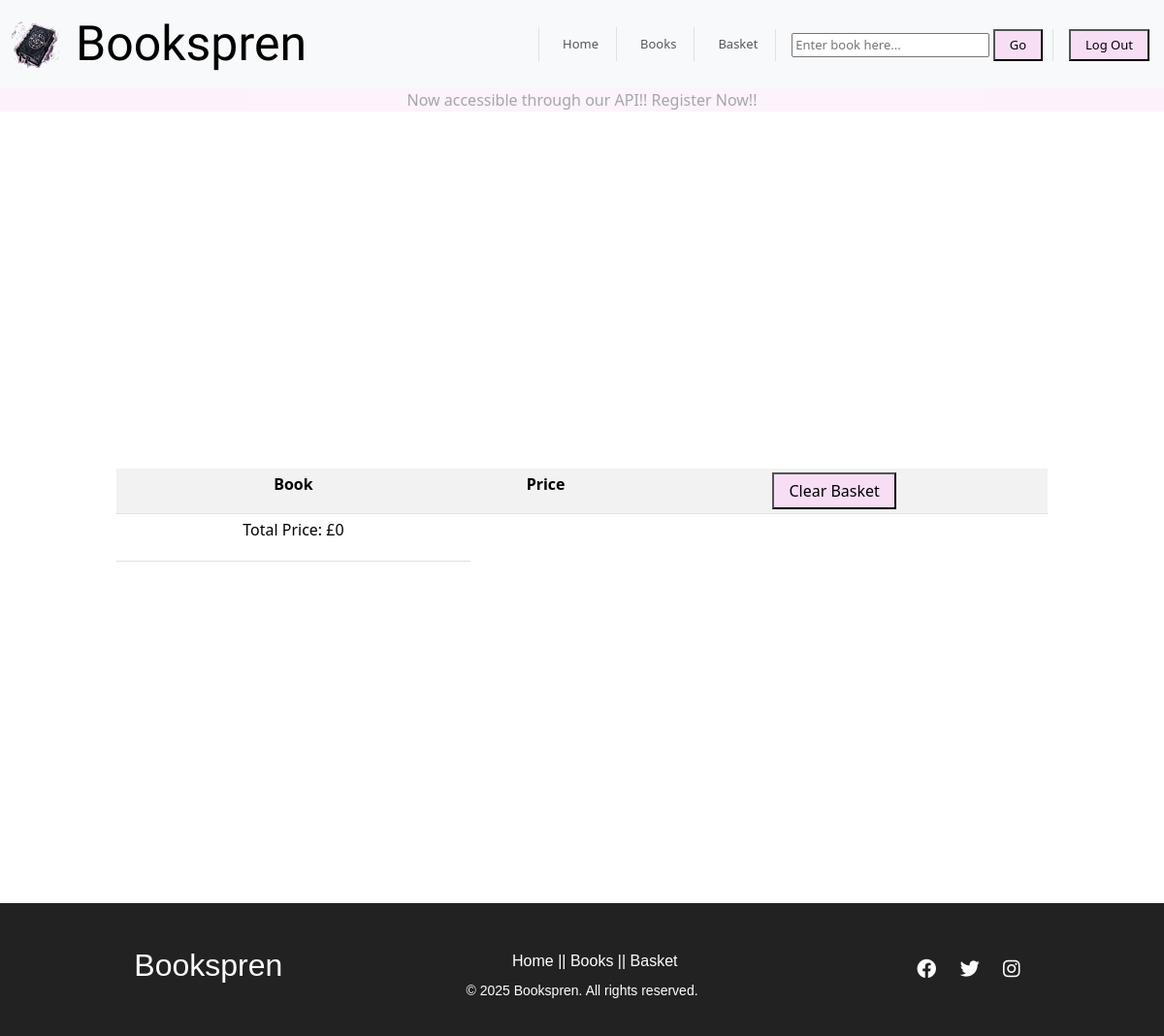
Page /cart/ (signed in) on the earlier database version.
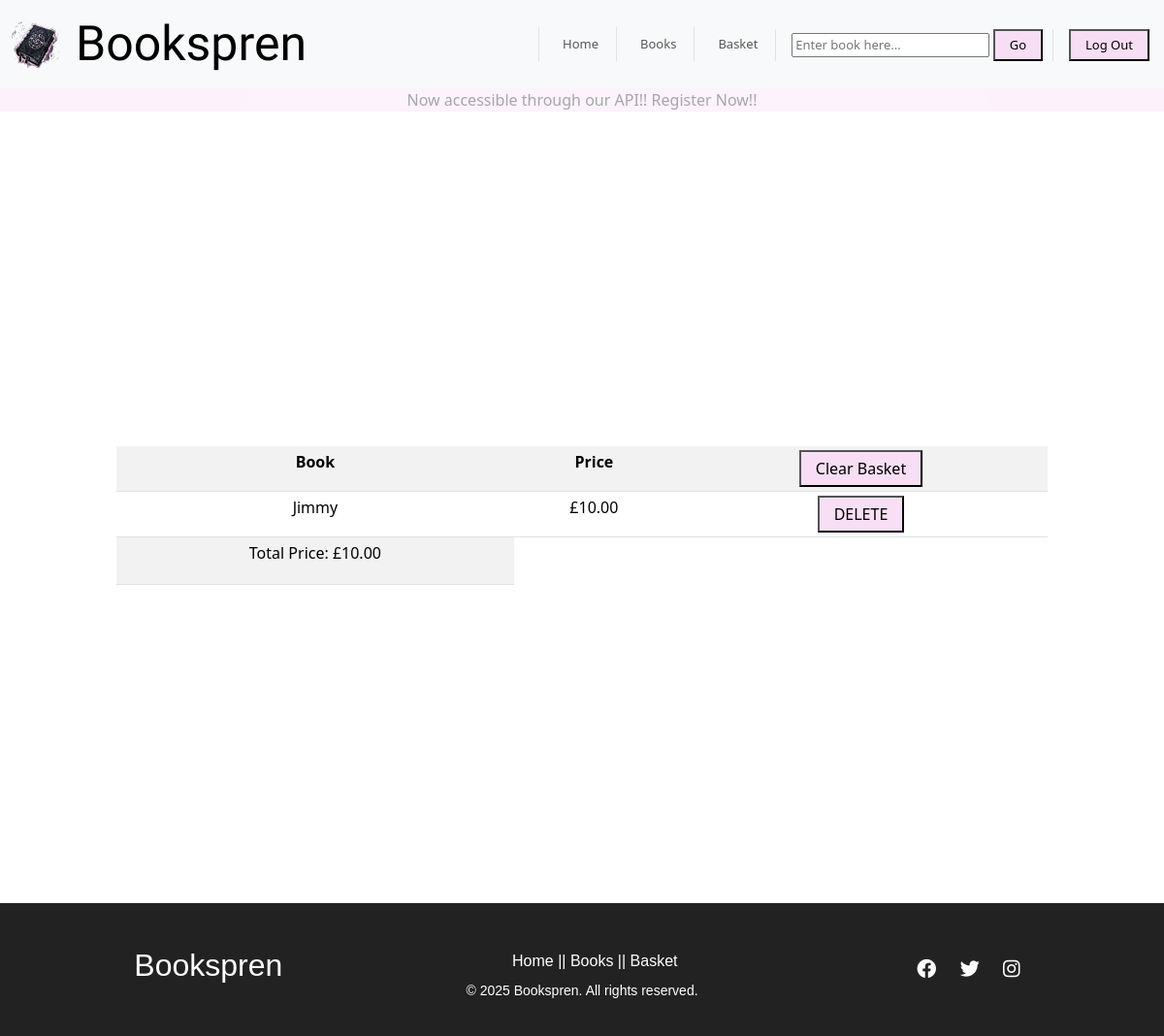
Same page on the later database version.
### apps/cart/models.py (models this page shows, shortened)
class Cart(models.Model):
    user_id = models.ForeignKey(CustomUser, on_delete=models.SET_NULL, null=True)
    book = models.ForeignKey(Books, on_delete=models.SET_NULL, null = True)

### apps/api/models.py (models this page shows, shortened)
class Books(models.Model):
    class Meta:
        verbose_name_plural = 'Books'
    title = models.CharField(max_length=200)
    author = models.ForeignKey(Author, on_delete=models.CASCADE, related_name="books")
    category = models.ForeignKey(Category, on_delete=models.SET_NULL, null=True, related_name="books")
    description = models.TextField()
    price = models.DecimalField(max_digits=10, decimal_places=2)
    stock = models.PositiveIntegerField(default=0)
    cover_image = models.ImageField(upload_to='book_pics/', blank=True, null=True)
    published_date = models.DateField()
    isbn = models.CharField(max_length=13, unique=True)

### apps/cart/views.py (the view)
# urls.py: path('', views.cart, name="cart"),
@login_required
def cart(request):
    cart_items = Cart.objects.filter(user_id=request.user)
    total_price = sum(item.book.price for item in cart_items)
    if request.method == "POST":
        form = Cart_Deletion_Form(request.POST)
        if "delete_cart" in request.POST:
            cart_items.delete()
            return redirect('cart')
        if "delete_item" in request.POST:
            cart_id = request.POST.get("cart_id")
            if cart_id:
                item = get_object_or_404(Cart, id=cart_id)
                item.delete()
                return redirect('cart')
    else:
        form = Cart_Deletion_Form()
    return render(request, "cart.html", {'cart': cart_items, 'form': form, 'total_price': total_price})

### apps/cart/forms.py
class Cart_Deletion_Form(forms.ModelForm):
    class Meta:
        model= Cart
        fields = '__all__'

### apps/cart/templates/cart.html (shortened to what this page needs)
{% extends "base.html" %}
{% block content %}
<table class="table table-sm table-responsive table-striped"  style="width:80%; margin: 0 auto; text-align:center;">
    <tr>
    <th>Book</th>
    <th>Price</th>
    <th>
        <form method="POST">
                <button type="submit">Clear Basket</button>
        </form>
    </th>
    </tr>
    {% for bk in cart %}
        {%if user.username == bk.user_id.username %}
            <tr>
                <td>{{bk.book.title}}</td>
                <td>£{{bk.book.price}}</td>
                <td>
                    <form method="POST">
                        <button type="submit">DELETE</button>
                    </form>
                </td>
            </tr>
        {% endif %}
    {% endfor %}
    <td><p>Total Price: £{{total_price}}</p></td>
</table>
{% endblock content %}

### templates/base.html (shortened to what this page needs)
{% load static %}
<!DOCTYPE html>
<html>
<head>
  <link rel="stylesheet" href="{% static 'css/style.css' %}">
  <link href="https://cdn.jsdelivr.net/npm/bootstrap@5.3.3/dist/css/bootstrap.min.css" rel="stylesheet">
  <link rel="stylesheet" href="https://cdnjs.cloudflare.com/ajax/libs/font-awesome/6.0.0/css/all.min.css">
</head>
<body>
  <nav class="navbar navbar-expand-lg navbar-light bg-light">
    <div class="container-fluid">
      <a class="navbar-brand" href="{% url 'home' %}">
        <img src="{% static 'images/pic2_edited.png' %}" style="width: 50px; height: 50px;">
      </a>
      <a class="navbar-header sassy-frass-regular" href="{% url 'home' %}" style="text-decoration: none; color: black;">Bookspren</a>
      <div class="collapse navbar-collapse ms-auto" id="navbarNav">
        <ul class="navbar-nav ms-auto">
          <li class="nav-item border-start ps-3"><a class="nav-link" href="{% url 'home' %}">Home</a></li>
          <li class="nav-item border-start ps-3"><a class="nav-link" href="{% url 'fetch_data' %}">Books</a></li>
          <li class="nav-item border-start ps-3"><a class="nav-link" href="{% url 'cart' %}">Basket</a></li>
          <li class="nav-item border-start ps-3">
            <form method="POST" action="{% url 'search_books' %}">
              <input type="text" name="keyword" placeholder="Enter book here..." required>
              <button type="submit">Go</button>
            </form>
          </li>
          {%if user.is_authenticated %}
          <li class="nav-item border-start ps-3">
            <form action="{% url 'logout' %}" method="post">
              <button class="button" type="submit">Log Out</button>
            </form>
          </li>
          {% endif %}
        </ul>
      </div>
    </div>
  </nav>
  <div class="container-fluid" style="text-align: center; background-color:#f8dcf5e6; opacity: 40%;">
    <p>Now accessible through our API!! Register Now!!</p>
  </div>
  <main>
    {% block content %}
    {% endblock %}
  </main>
</body>
{%include 'footer.html'%}
</html>

### templates/footer.html
{%block contetn%}
<footer class="footer">
    <div class="footer-container">
        <div class="footer-logo">
            <h2>Bookspren</h2>
        </div>
        <div class="footer-links">
            <ul style="display: flex;">
                <li><a href="{% url 'home' %}">Home |</a></li>
                <li><a href="{% url 'fetch_data' %}">| Books |</a></li>
                <li><a href="{% url 'cart' %}">| Basket</a></li>
            </ul>
        </div>
        <div class="footer-social">
            <a href="https://facebook.com" target="_blank"><i class="fab fa-facebook"></i></a>
            <a href="https://twitter.com" target="_blank"><i class="fab fa-twitter"></i></a>
            <a href="https://instagram.com" target="_blank"><i class="fab fa-instagram"></i></a>
        </div>
    </div>
    <div class="footer-bottom">
        <p>&copy; {% now "Y" %} Bookspren. All rights reserved.</p>
    </div>
</footer>
{%endblock%}

### static/css/style.css (style rules this page uses)
.sassy-frass-regular { font-family: "Sassy Frass", serif; font-weight: 400; font-style: normal; font-size: 50px; }
main { width: 100vw; min-height: 100vh; display: flex; align-items: center; justify-content: center; box-sizing: border-box; }
.navbar-header { font-size: 50px; }
.navbar-nav { display: grid; grid-template-columns: 1fr auto; align-items: flex-end; justify-content: end; padding: 3px; gap: 10px; font-size: small; }
button { background-color: #f8dcf5e6; padding: 5px 15px; cursor: pointer; }
.footer { background-color: #222; color: white; text-align: center; padding: 20px 0; font-family: Arial, sans-serif; }
.footer-container { display: flex; justify-content: space-around; align-items: center; flex-wrap: wrap; margin: auto; padding: 20px; height: 50px; }
.footer-links ul { list-style: none; padding: 0; }
.footer-links ul li { margin: 8px 0; }
.footer-links ul li a { color: white; text-decoration: none; transition: 0.3s; }
.footer-social a { color: white; margin: 0 10px; font-size: 20px; transition: 0.3s; }
.footer-bottom { margin-top: 10px; font-size: 14px; }

Differences in the rows shown:
added Cart: book "Jimmy", book.price "10.00"
Other differences:
{{ total_price }}: "0" → "10.00"
